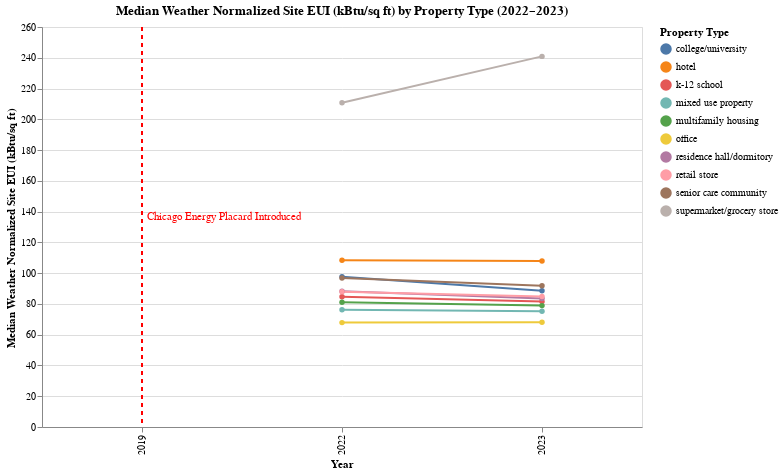

This figure's notebook cell:
### Code cell
median_source = plot_metric_by_property(
    df=top_energy,
    metric_col="Weather Normalized Site EUI (kBtu/sq ft)",
    agg_func=pd.Series.median,
)
median_source

### Figure 1 — Vega-Lite specification as saved in the notebook (floating-point values rounded to 4 significant figures)
{"config": {"view": {"continuousWidth": 300, "continuousHeight": 300}}, "layer": [{"data": {"name": "data-5529ddf6f8df938501883c015e17aeb0"}, "mark": {"type": "line", "point": true}, "encoding": {"color": {"field": "Primary Property Type", "title": "Property Type", "type": "nominal"}, "tooltip": [{"field": "Primary Property Type", "title": "Property Type", "type": "nominal"}, {"field": "Data Year", "title": "Year", "type": "quantitative"}, {"field": "Aggregated_Metric", "format": ".2f", "title": "Median Weather Normalized Site EUI (kBtu/sq ft)", "type": "quantitative"}], "x": {"field": "Data Year", "sort": "ascending", "title": "Year", "type": "ordinal"}, "y": {"field": "Aggregated_Metric", "title": "Median Weather Normalized Site EUI (kBtu/sq ft)", "type": "quantitative"}}, "name": "view_118"}, {"data": {"name": "data-0c454f3f83ff251380041a7c1dc9c76c"}, "mark": {"type": "rule", "color": "red", "size": 2, "strokeDash": [4, 4]}, "encoding": {"x": {"field": "Data Year", "type": "ordinal"}}}, {"data": {"name": "data-59d4f649ef26394b53c706eca5efd7c6"}, "mark": {"type": "text", "align": "left", "baseline": "bottom", "color": "red", "dx": 5, "dy": -5}, "encoding": {"text": {"field": "label", "type": "nominal"}, "x": {"field": "Data Year", "type": "ordinal"}}}], "height": 400, "params": [{"name": "param_73", "select": {"type": "interval", "encodings": ["x", "y"]}, "bind": "scales", "views": ["view_118"]}], "title": "Median Weather Normalized Site EUI (kBtu/sq ft) by Property Type (2022–2023)", "width": 600, "$schema": "https://vega.github.io/schema/vega-lite/v5.20.1.json", "datasets": {"data-5529ddf6f8df938501883c015e17aeb0": [{"Data Year": 2022, "Primary Property Type": "college/university", "Aggregated_Metric": 97.7}, {"Data Year": 2022, "Primary Property Type": "hotel", "Aggregated_Metric": 108.3}, {"Data Year": 2022, "Primary Property Type": "k-12 school", "Aggregated_Metric": 84.65}, {"Data Year": 2022, "Primary Property Type": "mixed use property", "Aggregated_Metric": 76.2}, {"Data Year": 2022, "Primary Property Type": "multifamily housing", "Aggregated_Metric": 81.1}, {"Data Year": 2022, "Primary Property Type": "office", "Aggregated_Metric": 67.85}, {"Data Year": 2022, "Primary Property Type": "residence hall/dormitory", "Aggregated_Metric": 88.25}, {"Data Year": 2022, "Primary Property Type": "retail store", "Aggregated_Metric": 87.9}, {"Data Year": 2022, "Primary Property Type": "senior care community", "Aggregated_Metric": 96.8}, {"Data Year": 2022, "Primary Property Type": "supermarket/grocery store", "Aggregated_Metric": 210.7}, {"Data Year": 2023, "Primary Property Type": "college/university", "Aggregated_Metric": 88.55}, {"Data Year": 2023, "Primary Property Type": "hotel", "Aggregated_Metric": 107.8}, {"Data Year": 2023, "Primary Property Type": "k-12 school", "Aggregated_Metric": 81.5}, {"Data Year": 2023, "Primary Property Type": "mixed use property", "Aggregated_Metric": 75.2}, {"Data Year": 2023, "Primary Property Type": "multifamily housing", "Aggregated_Metric": 78.9}, {"Data Year": 2023, "Primary Property Type": "office", "Aggregated_Metric": 68.1}, {"Data Year": 2023, "Primary Property Type": "residence hall/dormitory", "Aggregated_Metric": 83.5}, {"Data Year": 2023, "Primary Property Type": "retail store", "Aggregated_Metric": 84.85}, {"Data Year": 2023, "Primary Property Type": "senior care community", "Aggregated_Metric": 91.85}, {"Data Year": 2023, "Primary Property Type": "supermarket/grocery store", "Aggregated_Metric": 240.9}], "data-0c454f3f83ff251380041a7c1dc9c76c": [{"Data Year": 2019}], "data-59d4f649ef26394b53c706eca5efd7c6": [{"Data Year": 2019, "label": "Chicago Energy Placard Introduced"}]}}
